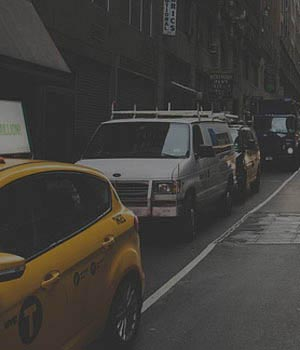
//> input picture WeiXin/WebApp/images/1.jpg, 300 x 350 px, given in place of 06.png, which was not available
$ ./模版匹配   (built with g++ and OpenCV 4)
//> lines starting //> are read from the running program, lines starting //| are printed output that depends on the picture; pictures that were not available may be replaced by others from this repository, and a replacement may not be noted
// 模版匹配.cpp : 定义控制台应用程序的入口点。
#include "stdafx.h"
#include <opencv2/opencv.hpp>
#include <opencv2/core.hpp>

using namespace std;
using namespace cv;

int main()
{
	//1、读取模版
	Mat _temp = imread("img/06.png");
//> _temp is the input picture: 350 rows x 300 cols, CV_8UC3; mean B, G, R 58.7, 62.5, 64.8
	Mat temp;
	cvtColor(_temp, temp, CV_BGR2GRAY);
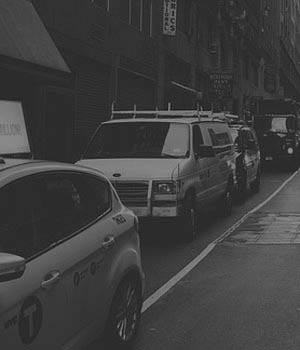
//> temp: 350 rows x 300 cols, CV_8UC1; min 14, max 150, mean 62.8
	resize(temp, temp, Size(temp.cols *1.5, temp.rows * 1.5), 0, 0, INTER_LINEAR);
//> temp: 525 rows x 450 cols, CV_8UC1
	//2、读取查询图像
	Mat _src = imread("5.png");
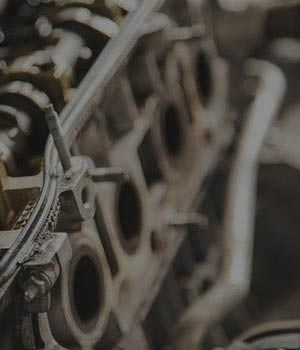
//> input picture WeiXin/WebApp/images/5.jpg, 300 x 350 px, given in place of 5.png, which was not available
//> _src is the input picture: 350 rows x 300 cols, CV_8UC3; mean B, G, R 63.9, 70.4, 74.6
	Mat src;
	cvtColor(_src, src, CV_BGR2GRAY);
	resize(src, src, Size(src.cols * 1.5, src.rows * 1.5), 0, 0, INTER_LINEAR);
//> src: 525 rows x 450 cols, CV_8UC1
	//3、识别
	double minTh = 0.02;
	Mat result;
	int width = src.cols;
//> width = 450
	int height = src.rows;
//> height = 525
	//3、匹配结果
	int sum = 0;
	int result_cols = src.cols - temp.cols + 1;
//> result_cols = 1
	int result_rows = src.rows - temp.rows + 1;
//> result_rows = 1
	//4、图像匹配
	//这里我们使用的匹配算法是标准平方差匹配 method=CV_TM_SQDIFF_NORMED，数值越小匹配度越好
	matchTemplate(src, temp, result, CV_TM_SQDIFF_NORMED);
//> result = [0.346]
	//5、标准归一化
	normalize(result, result, 0, 1, NORM_MINMAX, -1, Mat());
//> result = [0]
	//6、计算出匹配值
	//单目标匹配
	double minVal = -1;
	double maxVal;
	Point minLoc;
	Point maxLoc;
	minMaxLoc(result, &minVal, &maxVal, &minLoc, &maxLoc, Mat());
//> minVal = 0; maxVal = 0; minLoc = Point(0, 0); maxLoc = Point(0, 0)
	cout << "最小值是：" << minVal << endl;
//| 最小值是：0
	//7、绘制出匹配区域
	/*rectangle(src, minLoc, Point(minLoc.x + temp.cols, minLoc.y + temp.rows),
	Scalar(0, 0, 0), 2, 8, 0);*/
	//double matchValue = result.at<float>(minLoc.y, minLoc.x);
	//8、判断临近坐标是否存在匹配点
	int count = 0;//同一只牌不能超过四个
	for (int x = minLoc.x - 30 * 3; x<minLoc.x + 30 * 3; x++)
	{
		int y = minLoc.y;
		if (x >= result_cols || y >= result_rows || x <0 || y <0)continue;
		//4.2获得resultImg中(j,x)位置的匹配值matchValue
		float matchValue = 1;
		matchValue = result.at<float>(y, x);
		//4.3给定筛选条件
		//条件1:概率值大于0.9
		if (matchValue < minTh)
		{
			//5.给筛选出的点画出边框和文字
			rectangle(src, Point(x, y), Point(x + temp.cols, y + temp.rows),
				Scalar(0, 255, 0), 4, 8, 0);
			sum++;
			x += 10;
		}
	}
//> this loop made 170 passes
//> (matchValue, sum, x) on pass 91: (0, 1, 10)
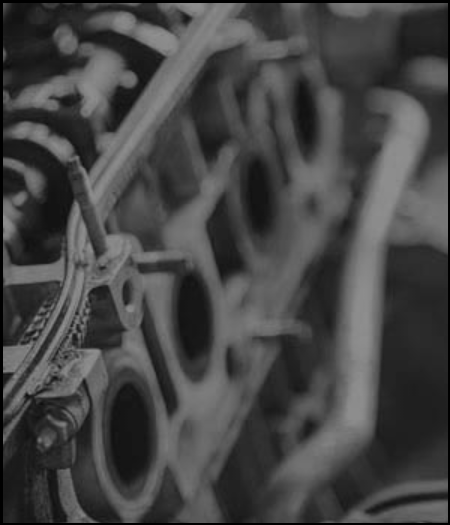
//> src: 525 rows x 450 cols, CV_8UC1; min 0, max 147, mean 69.5
//> after the loop, sum = 1
	cout << "识别到" << sum << endl;
//| 识别到1
	//释放内存
	temp.release();
	result.release();
	resize(src, src, Size(src.cols / 1.5, src.rows / 1.5), 0, 0, INTER_LINEAR);
//> src: 350 rows x 300 cols, CV_8UC1
	imshow("src", src);
	waitKey(0);
    return 0;
}
